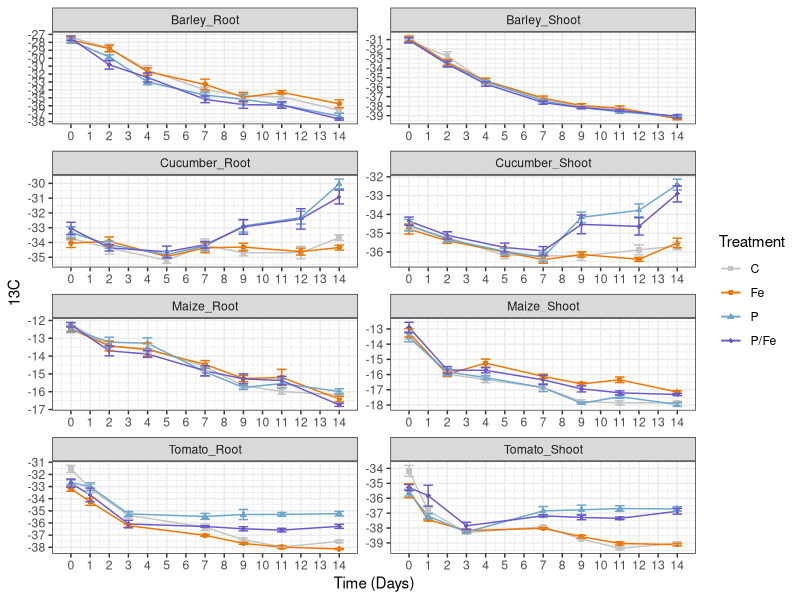
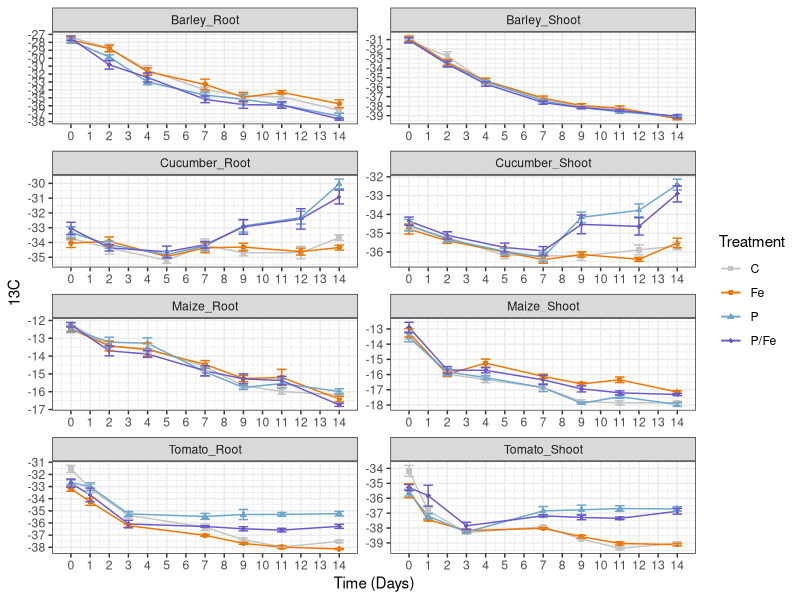

R code for these plots, in order:
library(readr)
library(ggpubr)
library(ggplot2)
library(reshape2)
library(tidyverse)
library(plyr)
library(dplyr)



#Scatter line + error bars (STD.Err) --> calculate means and errors in R ####

table2 <- read.csv("DATA_13C_IRMS_R.csv", sep=";",
                  header=T)

Summary_table <- ddply(table2, c("Treatment", "Time", "Species_Tissue"), summarise,
               N    = sum(!is.na(Value)),
               mean = mean(Value, na.rm=TRUE),
               sd   = sd(Value, na.rm=TRUE),
               se   = sd / sqrt(N))
Summary_table


f2 <- ggplot(Summary_table, aes(x = Time, y = mean, group = Treatment, colour = Treatment)) + 
  geom_line(aes(group = Treatment)) + 
  geom_point(aes(shape = Treatment)) + 
  scale_shape_manual(values = c(15:18)) +
  scale_color_manual(values=c("grey77", "darkorange2", "skyblue3", "slateblue3"))+
  geom_errorbar(aes(ymin = mean-se, ymax = mean+se, group = Treatment), width = 0.5) +
  theme_bw() + 
  scale_y_continuous(breaks=seq(-40,-11,1)) +
  scale_x_continuous(breaks=seq(0,16,1))
f2 + facet_wrap(~Species_Tissue, scales="free", ncol = 2) + 
  ylab("13C") + 
  xlab("Time (Days)") 


ggsave(filename = "13C_Scatter-lines_errorbars(bw).pdf", plot = last_plot(), dpi = 600, units = "cm", width = 70, height = 80, scale = 0.5)
